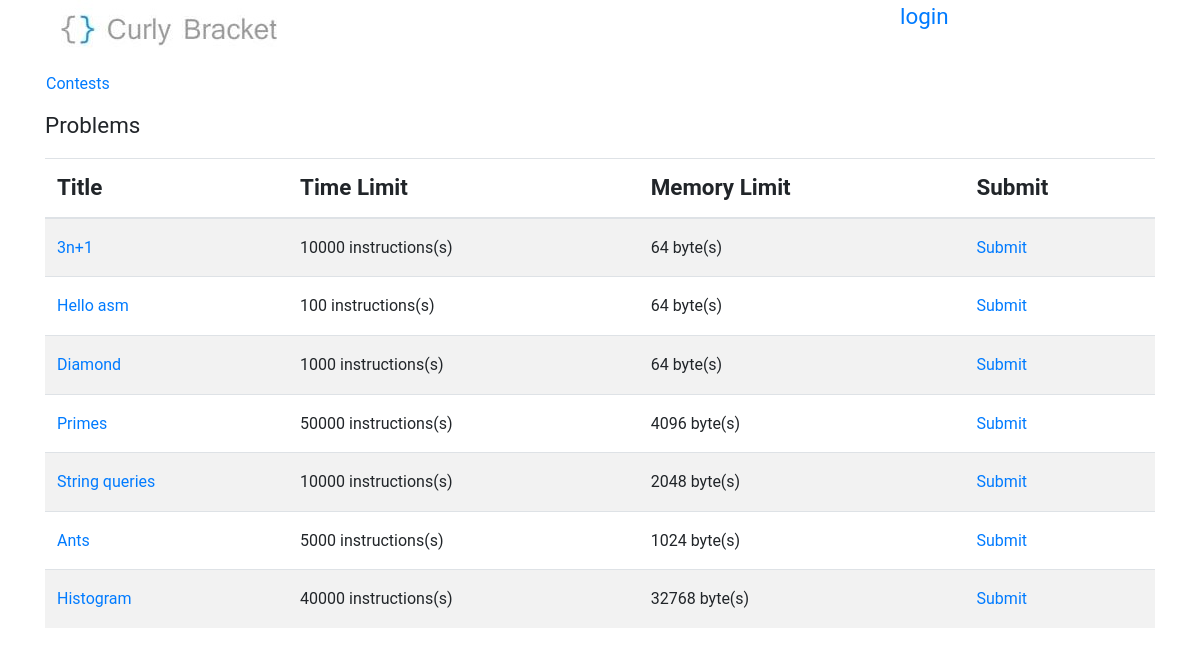
The app's page /problems/ with its own data.
### BracketsOJ/models.py (models this page shows, shortened)
class problem(models.Model):
    title = models.CharField(max_length=50)
    time_limit = models.IntegerField(default=100)
    memory_limit = models.IntegerField(default=64)
    statement = models.CharField(max_length=1500)
    input_section = models.CharField(max_length=500)
    output_section = models.CharField(max_length=500)
    samples = models.IntegerField(default=1)
    notes = models.CharField(max_length=200, blank=True, null=True)
    added = models.DateField(auto_now_add=True, blank=True)
    contest = models.ForeignKey(contest, on_delete=models.SET_NULL, null=True, blank=True)
    checker = models.CharField(max_length=50, default='ecmp')

### BracketsOJ/views.py (the view)
# urls.py: re_path(r'problems/?', views.problemsView, name='problems'),
def problemsView(request):
    problems = problem.objects.filter(Q(contest=None) | Q(contest__start_date__lte=datetime.now()))
    try:
        return render(request, 'problems.html', {'problems': problems})
    except:
        raise SuspiciousOperation()

### templates/problems.html (shortened to what this page needs)
{% extends "base.html" %}
{% block content %}
        <div>
            <nav class="row nav problem-text">
                <a class="nav-link" href="/contests">Contests</a>
            </nav>
        </div>
        <div>
            <p>Problems</p>
            <div class="table-responsive">
                <table class="table table-striped">
                    <thead>
                        <tr>
                            <th colspan="2">
                                Title
                            </th>
                            <th>
                                Time Limit
                            </th>
                            <th>
                                Memory Limit
                            </th>
                            <th>
                                Submit
                            </th>
                        </tr>
                    </thead>
                    <tbody class="problem-text">
                    {% for problem in problems %}
                        <tr>
                            <td colspan="2">
                                <a href="problem/{{ problem.id }}">{{ problem.title }}</a>
                            </td>
                            <td>
                                {{ problem.time_limit }} instructions(s)
                            </td>
                            <td>
                                {{ problem.memory_limit }} byte(s)
                            </td>
                            <td>
                                <a href="problem/{{ problem.id }}/submit">Submit</a>
                            </td>
                        </tr>
                    {% endfor %}
                    </tbody>
                </table>
            </div>
        </div>
{% endblock content %}

### templates/base.html (style rules this page uses)
body { line-height: 1.5em; font-size: 1.4rem; font-family: "Roboto", "Lucida Grande", Verdana, Arial, sans-serif; padding-bottom: 47px; }
.problem-text { font-size: 1rem; }

### records on screen
problem: title "3n+1", time_limit "10000", memory_limit "64"
problem: title "Hello asm", time_limit "100", memory_limit "64"
problem: title "Diamond", time_limit "1000", memory_limit "64"
problem: title "Primes", time_limit "50000", memory_limit "4096"
problem: title "String queries", time_limit "10000", memory_limit "2048"
problem: title "Ants", time_limit "5000", memory_limit "1024"
problem: title "Histogram", time_limit "40000", memory_limit "32768"
